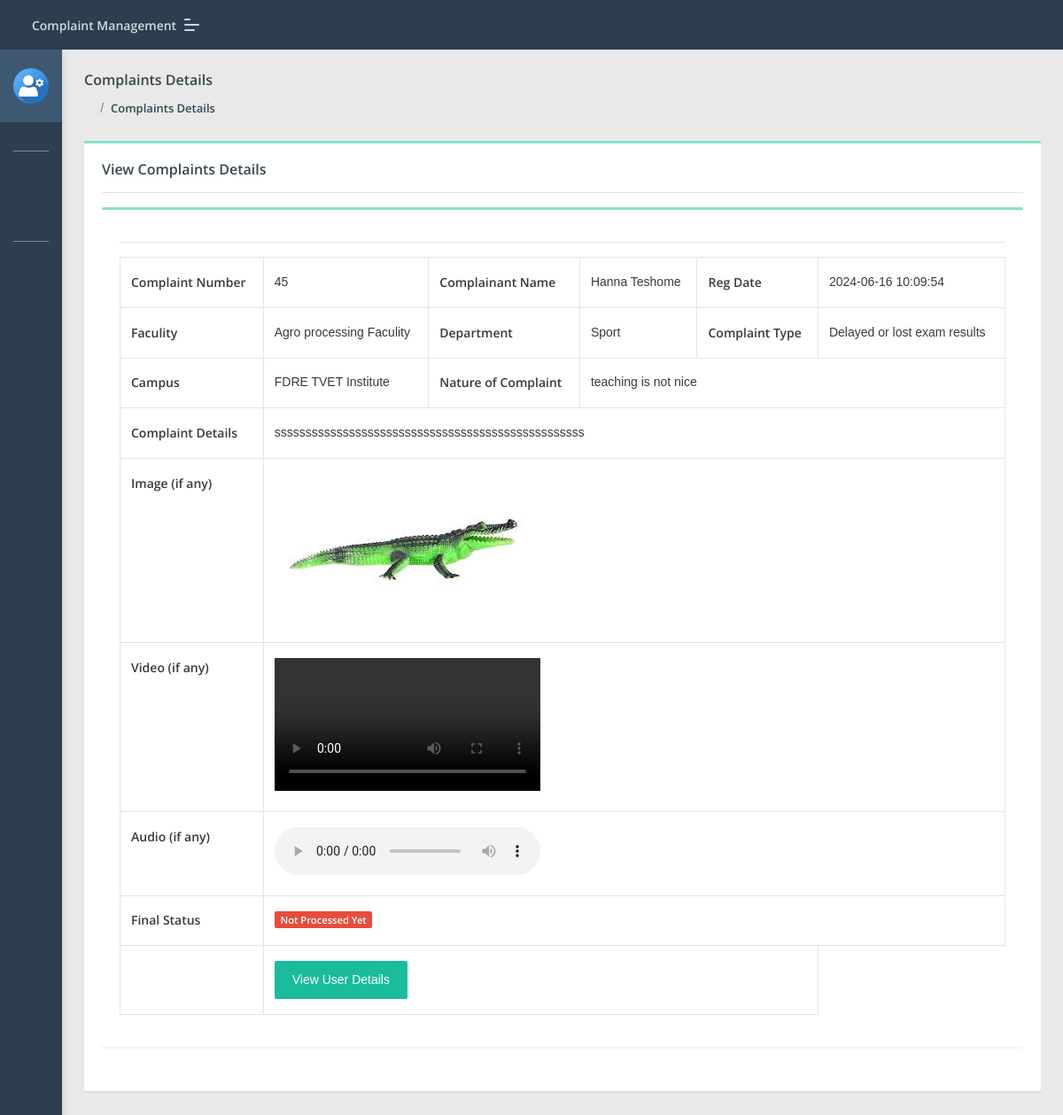
Screenshot of /Director/complaint-details.php?cid=45 (signed in) with the database file from the repository.
### tables this page shows
CREATE TABLE `tblcomplaints` (
  `complaintNumber` int(11) NOT NULL,
  `userId` int(11) DEFAULT NULL,
  `category` text,
  `subcategory` varchar(255) DEFAULT NULL,
  `complaintType` varchar(255) DEFAULT NULL,
  `state` varchar(255) DEFAULT NULL,
  `noc` varchar(255) DEFAULT NULL,
  `complaintDetails` mediumtext,
  `complaintFile` varchar(255) DEFAULT NULL,
  `videoFile` varchar(255) DEFAULT NULL,
  `audioFile` varchar(255) DEFAULT NULL,
  `regDate` timestamp NULL DEFAULT CURRENT_TIMESTAMP,
  `status` varchar(50) DEFAULT NULL,
  `lastUpdationDate` timestamp NULL DEFAULT NULL ON UPDATE CURRENT_TIMESTAMP
);

CREATE TABLE `users` (
  `id` int(11) NOT NULL,
  `fullName` varchar(255) DEFAULT NULL,
  `userEmail` varchar(255) DEFAULT NULL,
  `password` varchar(255) DEFAULT NULL,
  `contactNo` bigint(11) DEFAULT NULL,
  `address` tinytext,
  `State` varchar(255) DEFAULT NULL,
  `country` varchar(255) DEFAULT NULL,
  `Faculty` text,
  `Department` text NOT NULL,
  `pincode` int(6) DEFAULT NULL,
  `userImage` varchar(255) DEFAULT NULL,
  `regDate` timestamp NOT NULL DEFAULT CURRENT_TIMESTAMP,
  `updationDate` timestamp NULL DEFAULT NULL,
  `status` int(1) DEFAULT NULL
);

### Director/complaint-details.php (the view, shortened to what this page needs)
<?php
include('include/config.php');
if (strlen($_SESSION['diid']) == 0) {
    header('location:index.php');
    exit();
} else {
?>
<!DOCTYPE html>
<html lang="en">
<head>
    <link rel="stylesheet" href="assets/css/style.css">
</head>
<body class="">
    <?php include('include/sidebar.php'); ?>
    <?php include('include/header.php'); ?>
    <section class="pcoded-main-container">
        <div class="pcoded-content">
            <div class="page-header">
                <div class="page-block">
                    <div class="row align-items-center">
                        <div class="col-md-12">
                            <div class="page-header-title">
                                <h5 class="m-b-10">Complaints Details</h5>
                            </div>
                            <ul class="breadcrumb">
                                <li class="breadcrumb-item"><a href="dashboard.php"><i class="feather icon-home"></i></a></li>
                                <li class="breadcrumb-item"><a href="all-complaint.php">Complaints Details</a></li>
                            </ul>
                        </div>
                    </div>
                </div>
            </div>
            <div class="row">
                <div class="col-sm-12">
                    <div class="card">
                        <div class="card-body">
                            <h5>View Complaints Details</h5>
                            <hr>
                            <div class="row">
                                <div class="col-xl-12">
                                    <div class="card">
                                        <div class="card-body table-border-style">
                                            <div class="table-responsive">
                                                <table class="table table-bordered">
                                                    <tbody>
                                                    <?php
                                                    $cid = intval($_GET['cid']);
                                                    $query = mysqli_query($con, "SELECT tblcomplaints.*, users.fullName AS name FROM users JOIN tblcomplaints ON users.id = tblcomplaints.userId WHERE complaintNumber = '$cid'");
                                                    while ($row = mysqli_fetch_array($query)) {
                                                    ?>
                                                        <tr>
                                                            <td><b>Complaint Number</b></td>
                                                            <td><?php echo htmlentities($row['complaintNumber']); ?></td>
                                                            <td><b>Complainant Name</b></td>
                                                            <td><?php echo htmlentities($row['name']); ?></td>
                                                            <td><b>Reg Date</b></td>
                                                            <td><?php echo htmlentities($row['regDate']); ?></td>
                                                        </tr>
                                                        <tr>
                                                            <td><b>Faculity</b></td>
                                                            <td><?php echo htmlentities($row['category']); ?></td>
                                                            <td><b>Department</b></td>
                                                            <td><?php echo htmlentities($row['subcategory']); ?></td>
                                                            <td><b>Complaint Type</b></td>
                                                            <td><?php echo htmlentities($row['complaintType']); ?></td>
                                                        </tr>
                                                        <tr>
                                                            <td><b>Campus</b></td>
                                                            <td><?php echo htmlentities($row['state']); ?></td>
                                                            <td><b>Nature of Complaint</b></td>
                                                            <td colspan="3"><?php echo htmlentities($row['noc']); ?></td>
                                                        </tr>
                                                        <tr>
                                                            <td><b>Complaint Details</b></td>
                                                            <td colspan="5"><?php echo htmlentities($row['complaintDetails']); ?></td>
                                                        </tr>
                                                        <tr>
                                                            <td><b>Image (if any)</b></td>
                                                            <td colspan="5">
                                                                <?php
                                                                $cfile = $row['complaintFile'];
                                                                $filePath = "../user/complaintdocs/" . $cfile;
                                                                if (empty($cfile) || !file_exists($filePath)) {
                                                                    echo "Image NA";
                                                                } else {
                                                                    $fileInfo = getimagesize($filePath);
                                                                    if ($fileInfo !== false) {
                                                                ?>
                                                                        <img src="<?php echo htmlentities($filePath); ?>" class="complaint-image" alt="Complaint File">
                                                                <?php
                                                                    } else {
                                                                        echo "File is not a valid image.";
                                                                    }
                                                                }
                                                                ?>
                                                            </td>
                                                        </tr>
                                                        <tr>
                                                            <td><b>Video (if any)</b></td>
                                                            <td colspan="5">
                                                                <?php
                                                                $vfile = $row['videoFile'];
                                                                if (empty($vfile)) {
                                                                    echo "Video NA";
                                                                } else {
                                                                ?>
                                                                    <video class="complaint-media" controls>
                                                                        <source src="../user/complaintdocs/<?php echo htmlentities($vfile); ?>" type="video/mp4">
                                                                    </video>
                                                                <?php } ?>
                                                            </td>
                                                        </tr>
                                                        <tr>
                                                            <td><b>Audio (if any)</b></td>
                                                            <td colspan="5">
                                                                <?php
                                                                $afile = $row['audioFile'];
                                                                if (empty($afile)) {
                                                                    echo "Audio NA";
                                                                } else {
                                                                ?>
                                                                    <audio class="complaint-media" controls>
                                                                        <source src="../user/complaintdocs/<?php echo htmlentities($afile); ?>" type="audio/mpeg">
                                                                    </audio>
                                                                <?php } ?>
                                                            </td>
                                                        </tr>
                                                        <tr>
                                                            <td><b>Final Status</b></td>
                                                            <td colspan="5">
                                                                <?php
                                                                $status = $row['status'];
                                                                if ($status == '') {
                                                                ?>
                                                                    <span class="badge badge-danger">Not Processed Yet</span>
                                                                <?php } elseif ($status == 'in process') { ?>
                                                                    <span class="badge badge-warning">In Process</span>
                                                                <?php } elseif ($status == 'closed') { ?>
                                                                    <span class="badge badge-success">Closed</span>
                                                                <?php } ?>
                                                            </td>
                                                        </tr>
                                                        <hr>
                                                        <tr>
                                                            <td>
                                                            </td>
                                                            <td colspan="4">
                                                                <a href="javascript:void(0);" onClick="popUpWindow('userprofile.php?uid=<?php echo htmlentities($row['userId']); ?>');" title="Update order">
                                                                    <button type="button" class="btn btn-primary">View User Details</button>
                                                                </a>
                                                            </td>
                                                        </tr>
                                                    <?php } ?>
                                                    </tbody>
                                                </table>
                                            </div>
                                        </div>
                                    </div>
                                </div>
                            </div>
                        </div>
                    </div>
                </div>
            </div>
        </div>
    </section>
</body>
</html>
<?php } ?>

### Director/complaint-details.php (style rules this page uses)
.complaint-image { max-width: 320px; max-height: 240px; width: auto; height: auto; }
.complaint-media { max-width: 320px; max-height: 240px; }

### rows the page displays
tblcomplaints: complaintNumber "45", userId.fullName "Hanna Teshome", regDate "2024-06-16 10:09:54", category "Agro processing Faculity", subcategory "Sport", complaintType "Delayed or lost exam results", state "FDRE TVET Institute", noc "teaching is not nice", complaintDetails "ssssssssssssssssssssssssssssssssssssssssssssssssss", complaintFile (picture)
